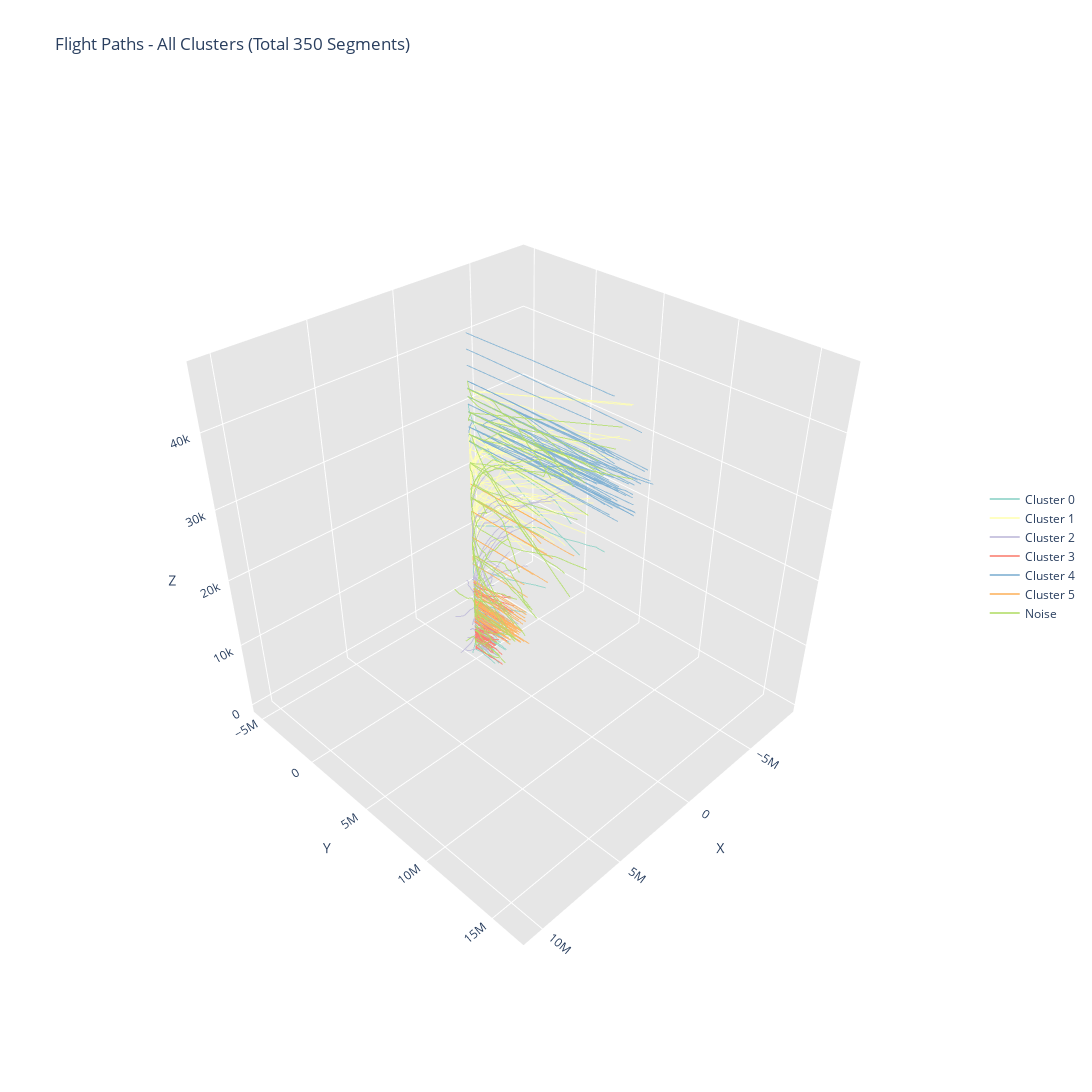

Source (notebook cell):
### Code cell
import pandas as pd
import plotly.graph_objects as go
import numpy as np
import random
import plotly.express as px
import plotly.io as pio

# Get all unique clusters and sort them so -1 is last
all_clusters = sorted(trajectories['cluster'].unique())
if -1 in all_clusters:
    all_clusters.remove(-1)
    all_clusters.append(-1)

# Create the 3D scatter plot
fig = go.Figure()

# Calculate overall ranges for consistent scaling across all clusters
x_min, x_max = trajectories['x'].min(), trajectories['x'].max()
y_min, y_max = trajectories['y'].min(), trajectories['y'].max()
z_min, z_max = trajectories['z'].min(), trajectories['z'].max()
max_range = max(x_max - x_min, y_max - y_min, z_max - z_min)

# Create a color sequence for each cluster
cluster_colors = px.colors.qualitative.Set3
# If we need more colors than available in the palette, we'll cycle through them
cluster_colors = cluster_colors * (len(all_clusters) // len(cluster_colors) + 1)

# Track total segments for title
total_segments = 0

# Process each cluster
for cluster_idx, cluster in enumerate(all_clusters):
    # Filter for current cluster
    cluster_data = trajectories[trajectories['cluster'] == cluster]
    
    # Convert decimal columns to float if needed
    numeric_columns = ['x', 'y', 'z']
    for col in numeric_columns:
        if cluster_data[col].dtype == 'object':
            cluster_data[col] = cluster_data[col].astype(float)
    
    # Get unique segment IDs for current cluster
    unique_segments = cluster_data['segment_id'].unique()
    
    # Get random sample of up to 50 segment IDs
    n_segments = min(50, len(unique_segments))
    selected_segments = np.random.choice(unique_segments, size=n_segments, replace=False)
    total_segments += n_segments
    
    cluster_name = 'Noise' if cluster == -1 else f'Cluster {cluster}'
    
    # Add each trajectory as a separate trace
    for idx, segment_id in enumerate(selected_segments):
        segment_data = cluster_data[cluster_data['segment_id'] == segment_id]
        
        fig.add_trace(go.Scatter3d(
            x=segment_data['x'],
            y=segment_data['y'],
            z=segment_data['z'],
            mode='lines',
            line=dict(
                width=2,
                color=cluster_colors[cluster_idx]
            ),
            opacity=0.8,
            name=cluster_name,
            showlegend=(idx == 0)  # Only show legend entry once per cluster
        ))

# Update layout for better visualization
fig.update_layout(
    title=f'Flight Paths - All Clusters (Total {total_segments} Segments)',
        scene=dict(
        camera=dict(
            up=dict(x=0, y=0, z=1),
            center=dict(x=0, y=0, z=0),
            eye=dict(x=1.5, y=1.5, z=1.5)
        ),
        aspectmode='manual',  # Changed from 'cube' to 'manual'
        aspectratio=dict(x=1, y=1),  # Forces X and Y to be equal scale
        xaxis=dict(
            title='X',
            showbackground=True,
            backgroundcolor='rgb(230, 230,230)',
            range=[float(x_min - max_range*0.1), float(x_max + max_range*0.1)]
        ),
        yaxis=dict(
            title='Y',
            showbackground=True,
            backgroundcolor='rgb(230, 230,230)',
            range=[float(y_min - max_range*0.1), float(y_max + max_range*0.1)]
        ),
        zaxis=dict(
            title='Z',
            showbackground=True,
            backgroundcolor='rgb(230, 230,230)',
        )
    ),
    width=1600,
    height=1200,
    showlegend=True,
    legend=dict(yanchor="middle", y=0.5)
)

# Display interactive plot
fig.show()

# Save static version
pio.write_image(fig, "all_clusters_paths.png")

Image("all_clusters_paths.png")
